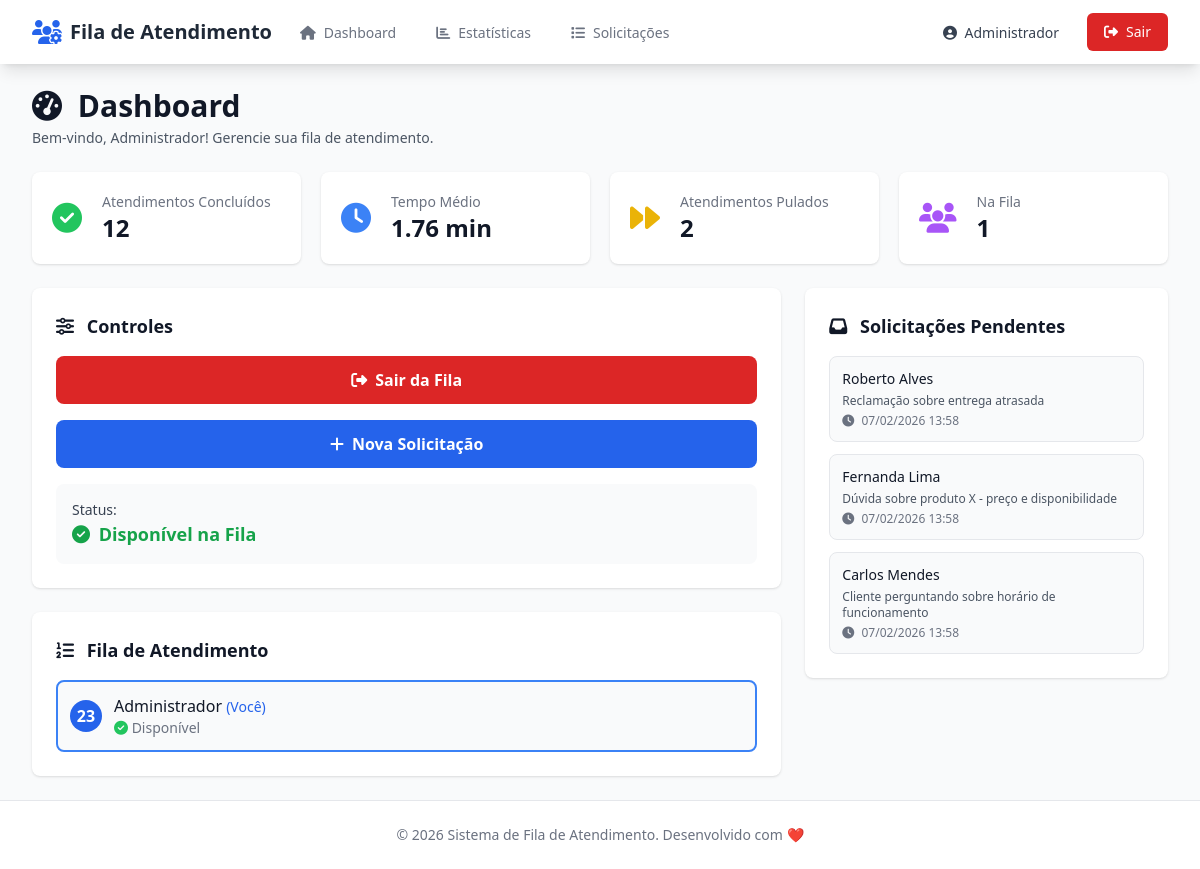
The page / (signed in) on the database as committed earlier.
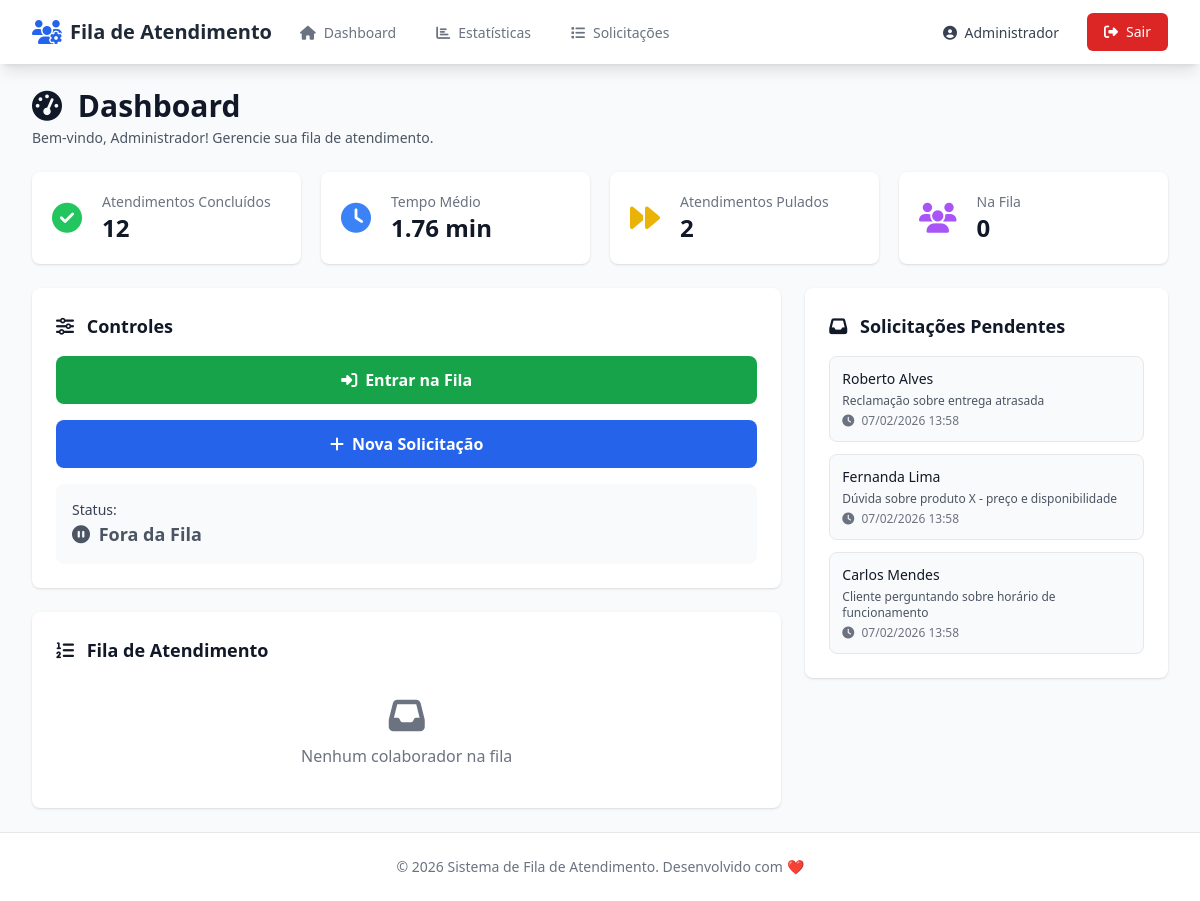
The same page on the database as committed later.
### app/models.py (models this page shows, shortened)
class Colaborador(UserMixin, db.Model):
    __tablename__ = 'colaboradores'
    id = db.Column(db.Integer, primary_key=True)
    nome = db.Column(db.String(100), nullable=False)
    email = db.Column(db.String(120), unique=True, nullable=False, index=True)
    senha_hash = db.Column(db.String(255), nullable=False)
    esta_disponivel = db.Column(db.Boolean, default=False)
    esta_em_atendimento = db.Column(db.Boolean, default=False)
    posicao_fila = db.Column(db.Integer, nullable=True)
    criado_em = db.Column(db.DateTime, default=datetime.utcnow)
    atualizado_em = db.Column(db.DateTime, default=datetime.utcnow, onupdate=datetime.utcnow)
    atendimentos = db.relationship('Atendimento', backref='colaborador', lazy='dynamic')
    def get_estatisticas(self):
        atendimentos_concluidos = self.atendimentos.filter_by(status='concluido').all()
        atendimentos_pulados = self.atendimentos.filter_by(foi_pulado=True).count()
        total_atendimentos = len(atendimentos_concluidos)
        if total_atendimentos > 0:
            tempo_total = sum([a.duracao.total_seconds() for a in atendimentos_concluidos if a.duracao])
            tempo_medio = tempo_total / total_atendimentos / 60  # em minutos
        else:
            tempo_medio = 0
        return {
            'total_atendimentos': total_atendimentos,
            'total_pulados': atendimentos_pulados,
            'tempo_medio_minutos': round(tempo_medio, 2)
        }

class Solicitacao(db.Model):
    __tablename__ = 'solicitacoes'
    id = db.Column(db.Integer, primary_key=True)
    descricao = db.Column(db.Text, nullable=False)
    cliente_nome = db.Column(db.String(100))
    cliente_telefone = db.Column(db.String(20))
    status = db.Column(db.String(20), default='pendente', index=True)
    criado_em = db.Column(db.DateTime, default=datetime.utcnow, index=True)
    atualizado_em = db.Column(db.DateTime, default=datetime.utcnow, onupdate=datetime.utcnow)
    atendimentos = db.relationship('Atendimento', backref='solicitacao', lazy='dynamic')

### app/routes.py (the view)
@main_bp.route('/')
def index():
    if current_user.is_authenticated:
        fila = GerenciadorFila.obter_fila_completa()
        colaboradores_atendendo = GerenciadorFila.obter_colaboradores_em_atendimento()
        solicitacoes_pendentes = Solicitacao.query.filter_by(status='pendente').order_by(
            Solicitacao.criado_em.desc()
        ).limit(10).all()
        atendimento_atual = None
        if current_user.esta_em_atendimento:
            atendimento_atual = Atendimento.query.filter_by(
                colaborador_id=current_user.id,
                status='em_atendimento'
            ).first()
        estatisticas = current_user.get_estatisticas()
        return render_template(
            'dashboard.html',
            fila=fila,
            colaboradores_atendendo=colaboradores_atendendo,
            solicitacoes_pendentes=solicitacoes_pendentes,
            atendimento_atual=atendimento_atual,
            estatisticas=estatisticas
        )
    return render_template('login.html')

### app/fila.py (called while the page is built)
    @staticmethod
    def obter_fila_completa():
        return Colaborador.query.filter_by(
            esta_disponivel=True
        ).order_by(Colaborador.posicao_fila).all()

    @staticmethod
    def obter_colaboradores_em_atendimento():
        return Colaborador.query.filter_by(
            esta_disponivel=True,
            esta_em_atendimento=True
        ).all()

### app/templates/dashboard.html (shortened to what the changed rows need)
{% extends "base.html" %}
{% block content %}
<div class="max-w-7xl mx-auto px-4 sm:px-6 lg:px-8">
    <div class="mb-6">
        <h1 class="text-3xl font-bold text-gray-900">
            <i class="fas fa-tachometer-alt mr-2"></i>
            Dashboard
        </h1>
        <p class="mt-1 text-sm text-gray-600">
            Bem-vindo, {{ current_user.nome }}! Gerencie sua fila de atendimento.
        </p>
    </div>
    <div class="grid grid-cols-1 gap-5 sm:grid-cols-2 lg:grid-cols-4 mb-6">
        <div class="bg-white overflow-hidden shadow rounded-lg">
            <div class="p-5">
                <div class="flex items-center">
                    <div class="ml-5 w-0 flex-1">
                        <dl>
                            <dt class="text-sm font-medium text-gray-500 truncate">
                                Na Fila
                            </dt>
                            <dd class="text-2xl font-semibold text-gray-900" id="total-fila">
                                {{ fila|length }}
                            </dd>
                        </dl>
                    </div>
                </div>
            </div>
        </div>
    </div>
    <div class="grid grid-cols-1 lg:grid-cols-3 gap-6">
        <div class="lg:col-span-2 space-y-6">
            <div class="bg-white shadow rounded-lg p-6">
                <h2 class="text-lg font-semibold text-gray-900 mb-4">
                    <i class="fas fa-sliders-h mr-2"></i>
                    Controles
                </h2>
                <div class="space-y-4">
                    {% if not current_user.esta_disponivel %}
                        <button id="btn-entrar-fila"
                                class="w-full bg-green-600 hover:bg-green-700 text-white font-bold py-3 px-4 rounded-lg transition duration-150 flex items-center justify-center">
                            <i class="fas fa-sign-in-alt mr-2"></i>
                            Entrar na Fila
                        </button>
                    {% else %}
                        <button id="btn-sair-fila"
                                class="w-full bg-red-600 hover:bg-red-700 text-white font-bold py-3 px-4 rounded-lg transition duration-150 flex items-center justify-center">
                            <i class="fas fa-sign-out-alt mr-2"></i>
                            Sair da Fila
                        </button>
                    {% endif %}
                    <button id="btn-nova-solicitacao"
                            class="w-full bg-blue-600 hover:bg-blue-700 text-white font-bold py-3 px-4 rounded-lg transition duration-150 flex items-center justify-center">
                        <i class="fas fa-plus mr-2"></i>
                        Nova Solicitação
                    </button>
                </div>
                <div class="mt-4 p-4 bg-gray-50 rounded-lg">
                    <p class="text-lg font-semibold" id="status-atual">
                        {% if current_user.esta_em_atendimento %}
                            <span class="text-yellow-600"><i class="fas fa-headset mr-1"></i> Em Atendimento</span>
                        {% elif current_user.esta_disponivel %}
                            <span class="text-green-600"><i class="fas fa-check-circle mr-1"></i> Disponível na Fila</span>
                        {% else %}
                            <span class="text-gray-600"><i class="fas fa-pause-circle mr-1"></i> Fora da Fila</span>
                        {% endif %}
                    </p>
                </div>
            </div>
            <div class="bg-white shadow rounded-lg p-6">
                <h2 class="text-lg font-semibold text-gray-900 mb-4">
                    <i class="fas fa-list-ol mr-2"></i>
                    Fila de Atendimento
                </h2>
                <div id="lista-fila" class="space-y-2">
                    {% if fila %}
                        {% for colaborador in fila %}
                        <div class="flex items-center justify-between p-3 bg-gray-50 rounded-lg {% if colaborador.id == current_user.id %}border-2 border-blue-500{% endif %}">
                            <div class="flex items-center">
                                <span class="flex items-center justify-center w-8 h-8 bg-blue-600 text-white rounded-full font-bold mr-3">
                                    {{ colaborador.posicao_fila }}
                                </span>
                                <div>
                                    <p class="font-medium text-gray-900">
                                        {{ colaborador.nome }}
                                        {% if colaborador.id == current_user.id %}
                                            <span class="text-blue-600 text-sm">(Você)</span>
                                        {% endif %}
                                    </p>
                                    <p class="text-sm text-gray-500">
                                        {% if colaborador.esta_em_atendimento %}
                                            <i class="fas fa-headset text-yellow-500"></i> Em atendimento
                                        {% else %}
                                            <i class="fas fa-check-circle text-green-500"></i> Disponível
                                        {% endif %}
                                    </p>
                                </div>
                            </div>
                        </div>
                        {% endfor %}
                    {% else %}
                        <p class="text-center text-gray-500 py-4">
                            <i class="fas fa-inbox text-4xl mb-2"></i><br>
                            Nenhum colaborador na fila
                        </p>
                    {% endif %}
                </div>
            </div>
        </div>
        <div class="space-y-6">
            <div class="bg-white shadow rounded-lg p-6">
                <h2 class="text-lg font-semibold text-gray-900 mb-4">
                    <i class="fas fa-inbox mr-2"></i>
                    Solicitações Pendentes
                </h2>
                <div id="lista-solicitacoes" class="space-y-3">
                    {% if solicitacoes_pendentes %}
                        {% for solicitacao in solicitacoes_pendentes %}
                        <div class="p-3 bg-gray-50 rounded-lg border border-gray-200">
                            <p class="text-sm font-medium text-gray-900">
                                {{ solicitacao.cliente_nome or 'Cliente não informado' }}
                            </p>
                            <p class="text-xs text-gray-600 mt-1">
                                {{ solicitacao.descricao[:80] }}{% if solicitacao.descricao|length > 80 %}...{% endif %}
                            </p>
                            <p class="text-xs text-gray-500 mt-1">
                                <i class="fas fa-clock mr-1"></i>
                                {{ solicitacao.criado_em.strftime('%d/%m/%Y %H:%M') }}
                            </p>
                        </div>
                        {% endfor %}
                    {% else %}
                        <p class="text-center text-gray-500 py-4">
                            <i class="fas fa-check-circle text-4xl mb-2 text-green-500"></i><br>
                            Nenhuma solicitação pendente
                        </p>
                    {% endif %}
                </div>
            </div>
        </div>
    </div>
</div>
{% endblock %}

### app/templates/base.html (shortened to what this page needs)
<!DOCTYPE html>
<html lang="pt-BR">
<head>
    <script src="https://cdn.tailwindcss.com"></script>
    <link rel="stylesheet" href="https://cdnjs.cloudflare.com/ajax/libs/font-awesome/6.4.0/css/all.min.css">
    <link rel="stylesheet" href="{{ url_for('static', filename='css/style.css') }}">
</head>
<body class="bg-gray-50 min-h-screen">
    {% if current_user.is_authenticated %}
    <nav class="bg-white shadow-lg">
        <div class="max-w-7xl mx-auto px-4 sm:px-6 lg:px-8">
            <div class="flex justify-between h-16">
                <div class="flex">
                    <div class="flex-shrink-0 flex items-center">
                        <i class="fas fa-users-cog text-blue-600 text-2xl mr-2"></i>
                        <span class="font-bold text-xl text-gray-800">Fila de Atendimento</span>
                    </div>
                    <div class="hidden sm:ml-6 sm:flex sm:space-x-8">
                        <a href="{{ url_for('main.dashboard') }}"
                           class="{% if request.endpoint == 'main.dashboard' %}border-blue-500 text-gray-900{% else %}border-transparent text-gray-500 hover:border-gray-300 hover:text-gray-700{% endif %} inline-flex items-center px-1 pt-1 border-b-2 text-sm font-medium">
                            <i class="fas fa-home mr-2"></i> Dashboard
                        </a>
                        <a href="{{ url_for('main.estatisticas') }}"
                           class="{% if request.endpoint == 'main.estatisticas' %}border-blue-500 text-gray-900{% else %}border-transparent text-gray-500 hover:border-gray-300 hover:text-gray-700{% endif %} inline-flex items-center px-1 pt-1 border-b-2 text-sm font-medium">
                            <i class="fas fa-chart-bar mr-2"></i> Estatísticas
                        </a>
                        <a href="{{ url_for('main.listar_solicitacoes') }}"
                           class="{% if request.endpoint == 'main.listar_solicitacoes' %}border-blue-500 text-gray-900{% else %}border-transparent text-gray-500 hover:border-gray-300 hover:text-gray-700{% endif %} inline-flex items-center px-1 pt-1 border-b-2 text-sm font-medium">
                            <i class="fas fa-list mr-2"></i> Solicitações
                        </a>
                    </div>
                </div>
                <div class="flex items-center">
                    <div class="flex-shrink-0">
                        <span class="text-gray-700 text-sm mr-4">
                            <i class="fas fa-user-circle mr-1"></i>
                            {{ current_user.nome }}
                        </span>
                    </div>
                    <div class="ml-3">
                        <a href="{{ url_for('auth.logout') }}"
                           class="inline-flex items-center px-4 py-2 border border-transparent text-sm font-medium rounded-md text-white bg-red-600 hover:bg-red-700 focus:outline-none focus:ring-2 focus:ring-offset-2 focus:ring-red-500">
                            <i class="fas fa-sign-out-alt mr-2"></i> Sair
                        </a>
                    </div>
                </div>
            </div>
        </div>
    </nav>
    {% endif %}
    <main class="{% if current_user.is_authenticated %}py-6{% endif %}">
        {% block content %}{% endblock %}
    </main>
    <footer class="bg-white border-t border-gray-200 mt-auto">
        <div class="max-w-7xl mx-auto py-6 px-4 sm:px-6 lg:px-8">
            <p class="text-center text-gray-500 text-sm">
                © 2026 Sistema de Fila de Atendimento. Desenvolvido com ❤️
            </p>
        </div>
    </footer>
</body>
</html>

Rows that differ between the two databases and show on the page:
no longer on one of the page's lists (row edited): Colaborador: posicao_fila "23", nome "Administrador"
changed Colaborador "Administrador": esta_disponivel True → False (drawn)
Other text that changed with them:
{{ fila|length }}: "1" → "0"
text no longer shown: "Sair da Fila Disponível na Fila"
text now shown: "Entrar na Fila Fora da Fila Nenhum colaborador na fila"
